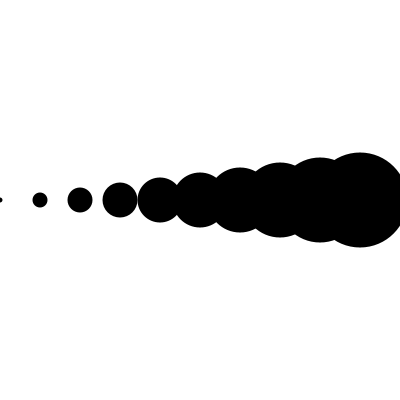
Frame 1 (no input)
Frame 60 (the mouse pressed at the canvas centre just before this capture): identical to frame 1, image omitted
Frame 120 (the mouse held since frame 60 and released just before this capture): identical to frame 1, image omitted

The Processing sketch that drew this single still picture (run headless with seeded random() and noise(); from frame 60 on, the mouse is pressed at the canvas centre):

// Processing sketch: processing_76692
// ── processing_76692.pde

int num = 10;
 
//x座標のためのint型の配列x
int[] x = new int[num];
int[] w = new int[num];
 
void setup() {
    size(400,400);
    noStroke();
    //箱のx座標を計算
    for (int i = 0; i < num; i++) {
    x[i] = int(width/num*i);
    w[i] = 5+i*10;
    }
}
 
void draw() {
    background(255);
    for (int i = 0; i < num; i++) {
    fill(0);
    ellipse(x[i],200,w[i],w[i]);
    }
}
